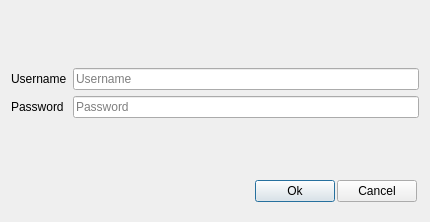
<?xml version="1.0" encoding="UTF-8"?>
<ui version="4.0">
 <class>CTLoginDialog</class>
 <widget class="QDialog" name="CTLoginDialog">
  <property name="geometry">
   <rect>
    <x>0</x>
    <y>0</y>
    <width>430</width>
    <height>222</height>
   </rect>
  </property>
  <property name="windowTitle">
   <string>Login</string>
  </property>
  <layout class="QVBoxLayout" name="verticalLayout">
   <item>
    <layout class="QHBoxLayout" name="hl_header"/>
   </item>
   <item>
    <spacer name="verticalSpacer_3">
     <property name="orientation">
      <enum>Qt::Vertical</enum>
     </property>
     <property name="sizeHint" stdset="0">
      <size>
       <width>20</width>
       <height>40</height>
      </size>
     </property>
    </spacer>
   </item>
   <item>
    <layout class="QGridLayout" name="gridLayout">
     <item row="0" column="0">
      <widget class="QLabel" name="label">
       <property name="text">
        <string>Username</string>
       </property>
      </widget>
     </item>
     <item row="0" column="1">
      <widget class="QLineEdit" name="usernameEdit">
       <property name="placeholderText">
        <string>Username</string>
       </property>
      </widget>
     </item>
     <item row="1" column="0">
      <widget class="QLabel" name="label_2">
       <property name="text">
        <string>Password</string>
       </property>
      </widget>
     </item>
     <item row="1" column="1">
      <widget class="QLineEdit" name="passwordEdit">
       <property name="placeholderText">
        <string>Password</string>
       </property>
      </widget>
     </item>
    </layout>
   </item>
   <item>
    <spacer name="verticalSpacer">
     <property name="orientation">
      <enum>Qt::Vertical</enum>
     </property>
     <property name="sizeHint" stdset="0">
      <size>
       <width>20</width>
       <height>40</height>
      </size>
     </property>
    </spacer>
   </item>
   <item>
    <layout class="QHBoxLayout" name="hl_button">
     <property name="spacing">
      <number>2</number>
     </property>
     <property name="sizeConstraint">
      <enum>QLayout::SetMinimumSize</enum>
     </property>
     <property name="leftMargin">
      <number>9</number>
     </property>
     <property name="rightMargin">
      <number>2</number>
     </property>
     <property name="bottomMargin">
      <number>9</number>
     </property>
     <item>
      <spacer name="horizontalSpacer">
       <property name="orientation">
        <enum>Qt::Horizontal</enum>
       </property>
       <property name="sizeHint" stdset="0">
        <size>
         <width>40</width>
         <height>20</height>
        </size>
       </property>
      </spacer>
     </item>
     <item>
      <widget class="QPushButton" name="okButton">
       <property name="text">
        <string>Ok</string>
       </property>
      </widget>
     </item>
     <item>
      <widget class="QPushButton" name="cancelButton">
       <property name="text">
        <string>Cancel</string>
       </property>
      </widget>
     </item>
    </layout>
   </item>
   <item>
    <layout class="QHBoxLayout" name="hl_footer"/>
   </item>
  </layout>
 </widget>
 <resources/>
 <connections/>
</ui>
